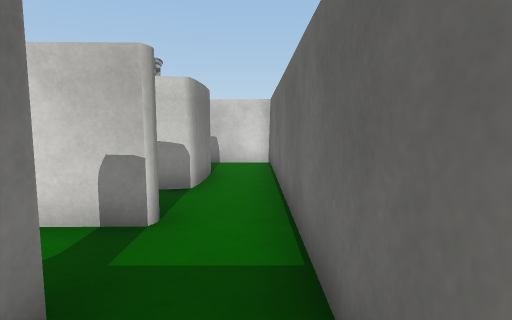
[1] (above)

24 first-person views from a walk through a 3-D level made in the Unity game engine. The camera is 1.3 m above the floor, tilts 6° down and sees 80° across. The floor is counted in squares, 1 m on a side. Each view is taken from the middle of a square. On the plan, view 1 faces up. The plan holds only what a view shows up to about 14 squares ahead; the rest is blank. Some surface patterns are stand-ins.

[2]
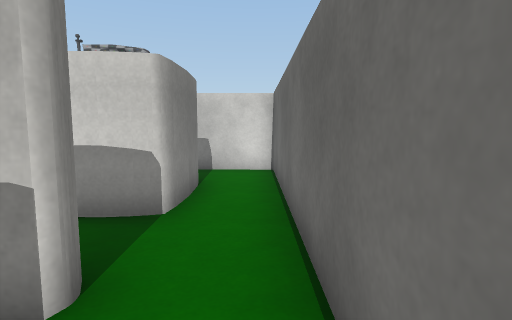

[3]
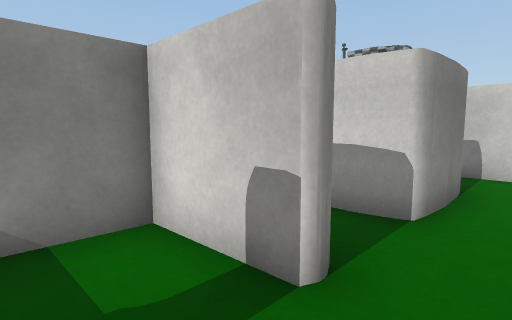

[4]
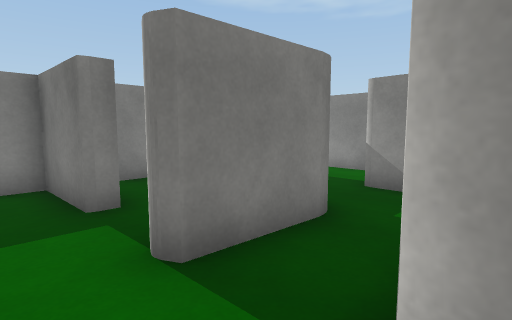

[5]
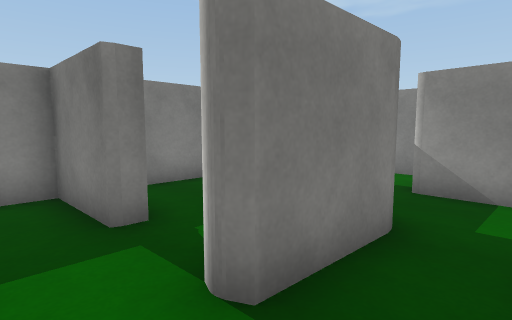

[6]
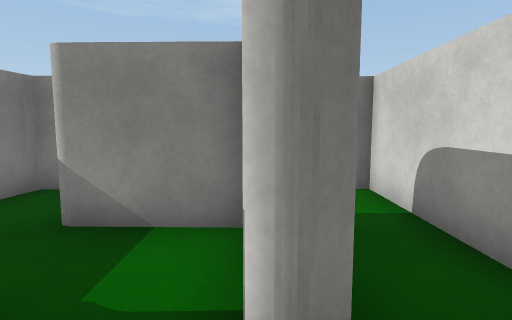

[7]
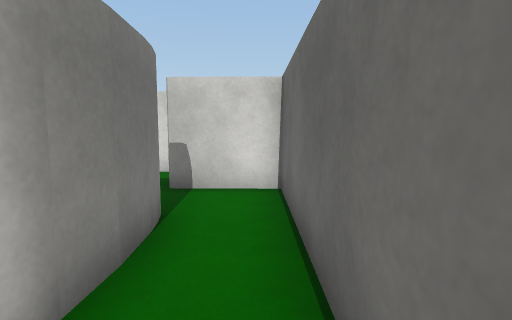

[8]
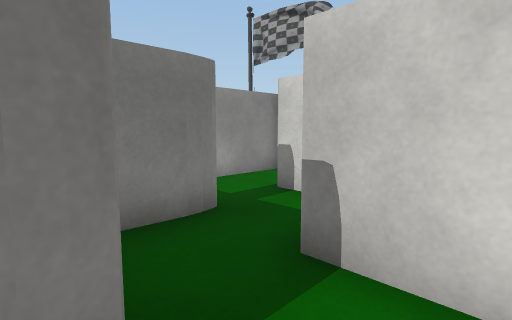

[9]
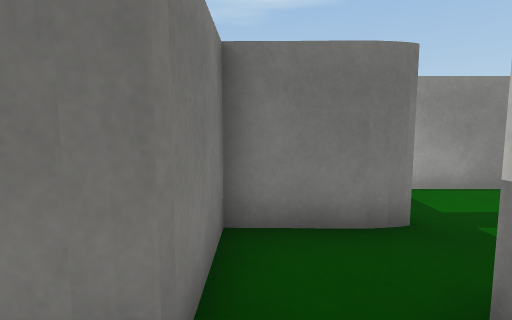

[10]
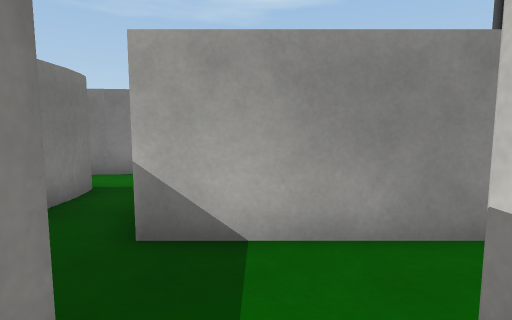

[11]
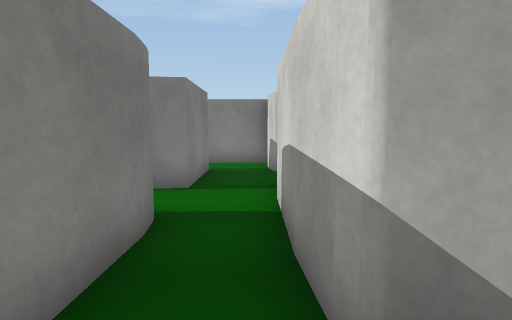

[12]
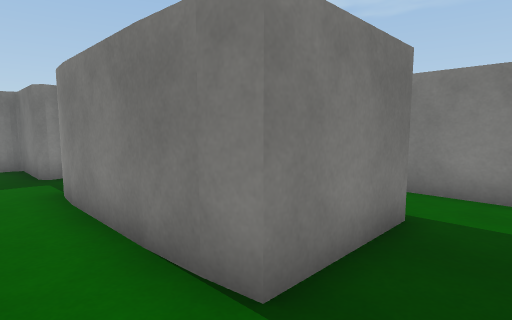

[13]
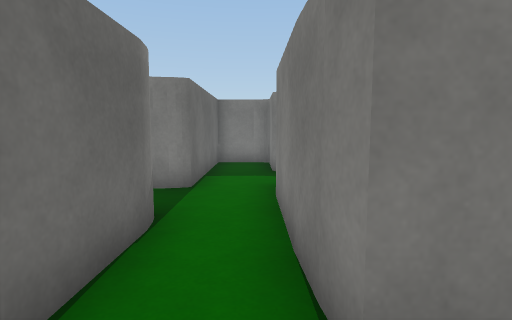

[14]
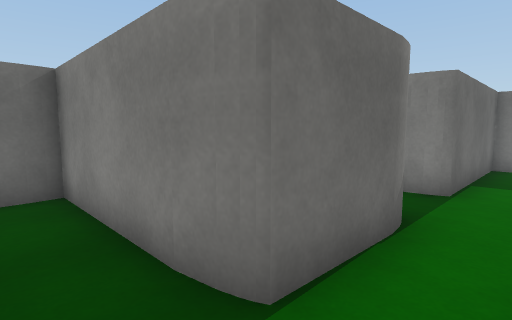

[15]
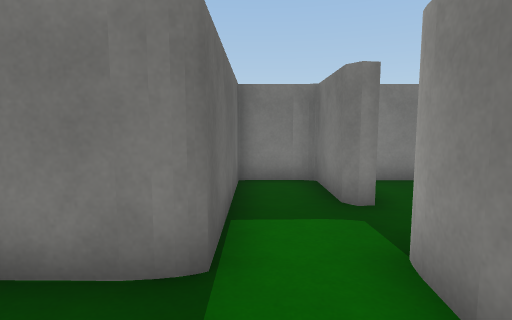

[16]
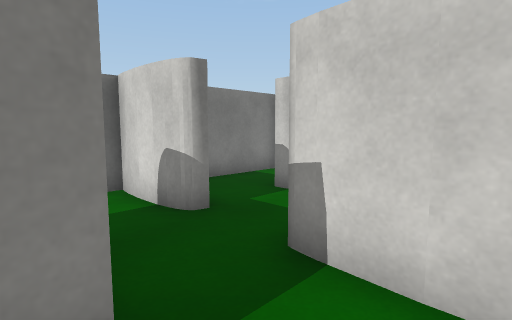

[17]
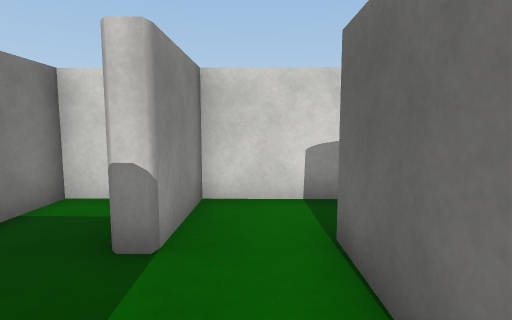

[18]
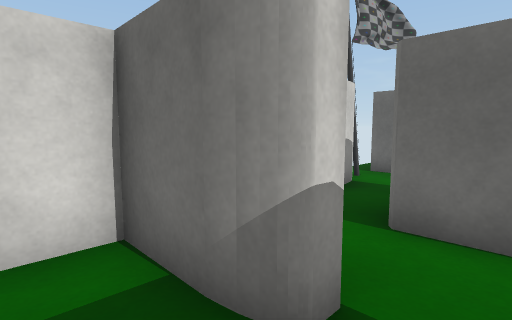

[19]
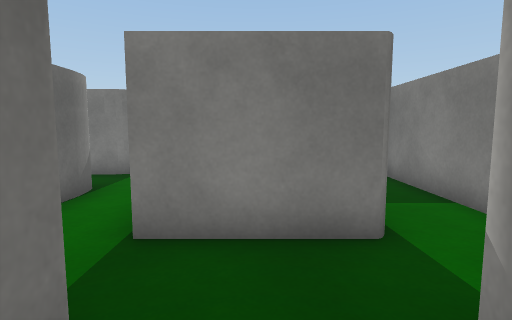

[20]
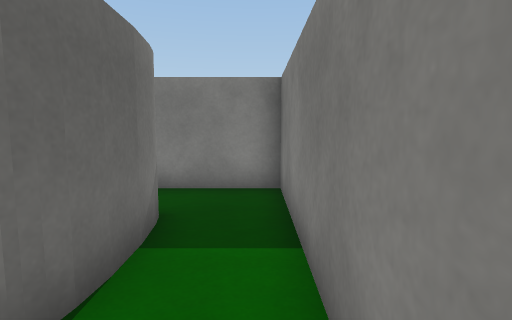

[21]
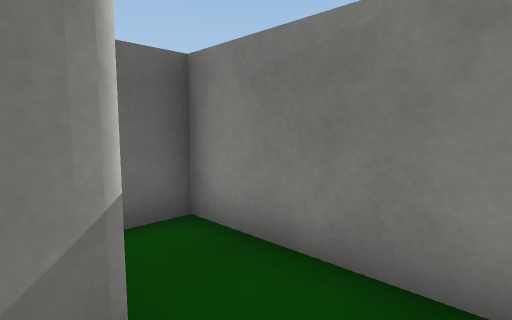

[22]
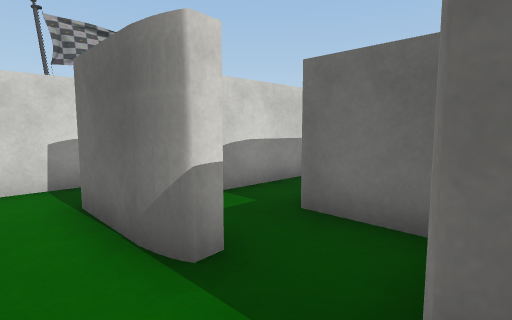

[23]
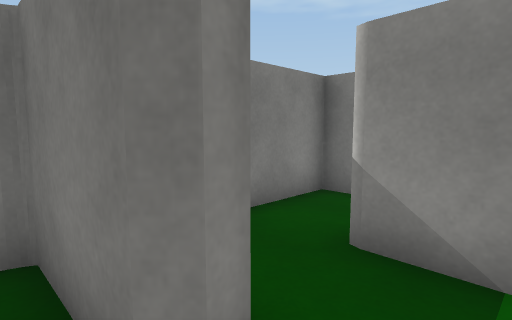

[24]
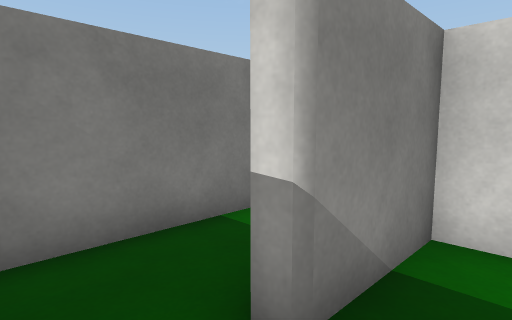

### Floor plan
Ten units are one square. View 1 is at (0, 0); x grows to the right and y downward. Boxes are objects, and circles mark ways between rooms. Rooms are numbered by the first view taken in them; rooms with no view inside come last. Other rooms are left out.
<svg viewBox="-171 -170 181 182">
<path fill="none" stroke="#000" d="M-14 -20 -13 5M5 -5 5 -35M-12 -78 -14 -65M-13 -88 -13 -78M-14 -95 -13 -87M5 -35 5 -115 -5 -115M-25 -140 -35 -140M-39 -118 -38 -113M-96 -72 -96 -95M-96 -68 -96 -73M-115 -79 -115 -44M-92 -96 -85 -96M-89 -65 -94 -64M-86 -95 -44 -95M-116 -95 -113 -78M-93 -45 -88 -45M-69 -114 -117 -114M-45 -98 -46 -106M-116 -115 -121 -115M-135 -95 -116 -95M-146 -144 -147 -149M-147 -148 -146 -165 -164 -165 -165 -137M-140 -140 -145 -140M-121 -115 -121 -145M-149 -77 -148 -89M-146 -69 -147 -77M-145 -95 -135 -95M-159 -114 -165 -115 -165 -45 -136 -45M-147 -114 -161 -114M-117 -20 -115 -17 -115 5M-110 5 -95 5M-98 7 -97 -43M-165 -35 -166 5 -130 5M-39 -45 -14 -45M-22 -64 -64 -64 -64 -40M-18 -64 -23 -63M-5 -115 -19 -115M-37 -114 -38 -95 -14 -95M-64 -135 -64 -115M-35 -140 -44 -140M-43 -89 -71 -89M-20 -20 -14 -20M-13 -39 -39 -39 -39 -15M-132 -39 -140 -39 -140 -15M-121 -19 -117 -20M-71 -50 -70 -70M-89 -45 -78 -45"/>
<circle cx="-5" cy="-40" r="3" fill="#2a7"/>
<circle cx="-20" cy="-25" r="3" fill="#2a7"/>
<circle cx="-10" cy="-50" r="3" fill="#2a7"/>
<circle cx="-15" cy="-105" r="3" fill="#2a7"/>
<circle cx="-30" cy="-120" r="3" fill="#2a7"/>
<circle cx="-40" cy="-130" r="3" fill="#2a7"/>
<circle cx="-120" cy="-105" r="3" fill="#2a7"/>
<circle cx="-105" cy="-40" r="3" fill="#2a7"/>
<circle cx="-55" cy="-120" r="3" fill="#2a7"/>
<circle cx="-90" cy="-55" r="3" fill="#2a7"/>
<circle cx="-130" cy="-120" r="3" fill="#2a7"/>
<circle cx="-145" cy="-105" r="3" fill="#2a7"/>
<circle cx="-145" cy="-135" r="3" fill="#2a7"/>
<circle cx="-120" cy="-30" r="3" fill="#2a7"/>
<circle cx="-130" cy="-20" r="3" fill="#2a7"/>
<circle cx="-80" cy="-70" r="3" fill="#2a7"/>
<text x="0" y="-20">1</text>
<text x="0" y="-70">2</text>
<text x="-30" y="-130">3</text>
<text x="-100" y="-80">4</text>
<text x="-130" y="-110">5</text>
<text x="-150" y="-140">6</text>
<text x="-130" y="-130">7</text>
<text x="-160" y="-80">8</text>
<text x="-110" y="-20">9</text>
<text x="-150" y="-10">10</text>
<text x="-50" y="-50">11</text>
<text x="-20" y="-110">12</text>
<text x="-50" y="-130">13</text>
<text x="-60" y="-80">14</text>
<text x="-30" y="-20">15</text>
<text x="-130" y="-30">16</text>
<text x="-80" y="-60">17</text>
</svg>
Room 1 opens to room 2. Room 1 opens to room 15. Room 2 opens to room 11. Room 2 opens to room 12. Room 3 opens to room 12. Room 3 opens to room 13. Room 4 opens to room 5. Room 4 opens to room 9. Room 4 opens to room 13. Room 4 opens to room 17. Room 5 opens to room 7. Room 5 opens to room 8. Room 6 opens to room 7. Room 9 opens to room 16. Room 10 opens to room 16. Room 14 opens to room 17.

Where each view was taken, in squares from view 1:
view 1: 0 up, 0 right, facing up
view 2: 2 up, 0 right, facing up
view 3: 2 up, 0 right, facing up-left
view 4: 7 up, 0 right, facing down-left
view 5: 6 up, 0 right, facing down-left
view 6: 4 up, 0 right, facing left
view 7: 5 up, 0 right, facing up
view 8: 9 up, 0 right, facing up-left
view 9: 10 up, 0 right, facing left
view 10: 13 up, 3 left, facing left
view 11: 11 up, 5 left, facing left
view 12: 11 up, 10 left, facing down-left
view 13: 11 up, 11 left, facing down
view 14: 11 up, 11 left, facing down-right
view 15: 7 up, 10 left, facing down
view 16: 9 up, 10 left, facing up-left
view 17: 11 up, 13 left, facing up
view 18: 13 up, 16 left, facing up-right
view 19: 13 up, 13 left, facing down
view 20: 11 up, 16 left, facing down
view 21: 7 up, 16 left, facing down-right
view 22: 4 up, 11 left, facing up-right
view 23: 3 up, 11 left, facing down-left
view 24: 0 up, 13 left, facing up-left
